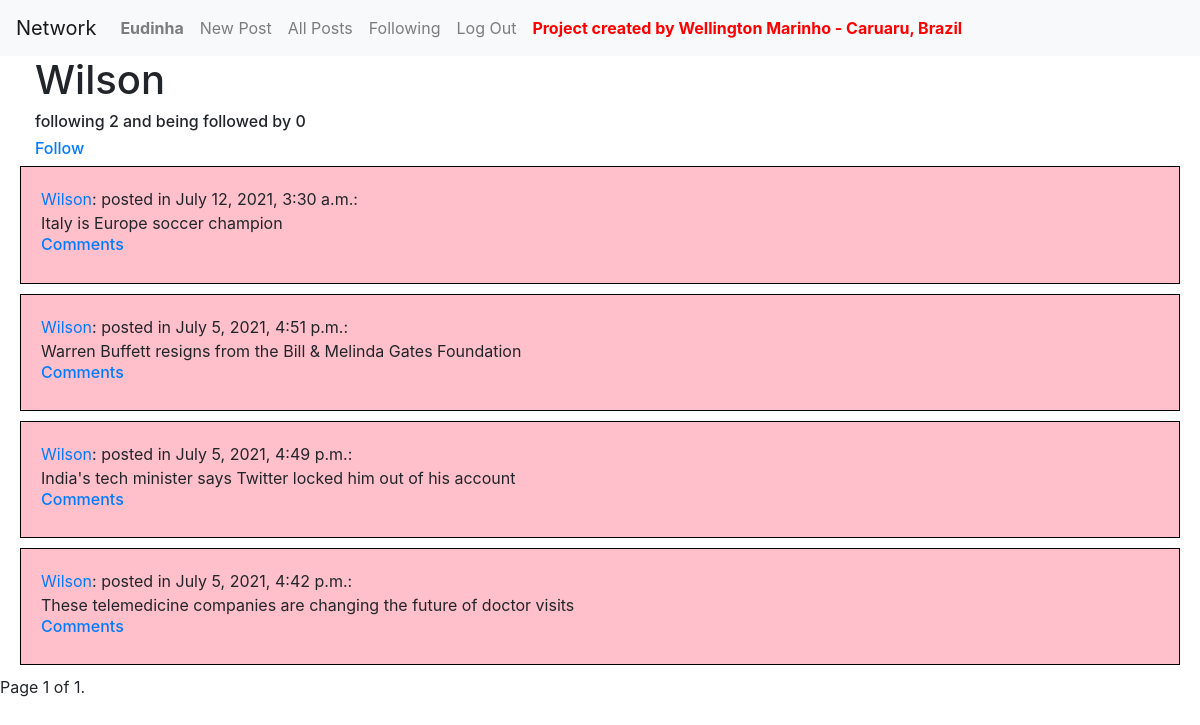
Page /profile/5 (signed in) on the committed database.
### network/models.py (models this page shows, shortened)
class User(AbstractUser):
    pass

class Post(models.Model):
    content = models.CharField(max_length=264)
    time_of_creation = models.DateTimeField(default=timezone.now)
    creator = models.ForeignKey(User, on_delete=models.CASCADE, related_name="posts")
    now = datetime.now()

### network/views.py (the view)
# urls.py: path("profile/<int:creator_id>", views.profile, name="profile"),
def profile(request, creator_id):
    username = request.user.username
    user = User.objects.get(username=username)
    user2 = User.objects.get(id=creator_id)
    post_list = Post.objects.filter(creator=user2)
    post_list = post_list.order_by("-time_of_creation").all()
    paginator = Paginator(post_list, 10) # Show 10 contacts per page.
    page_number = request.GET.get('page',)
    page_obj = paginator.get_page(page_number)
    wells = Follower.objects.all().filter(user=user)
    cont = Follower.objects.all().filter(user=user).count()
    w_cont = Follower.objects.all().filter(user=user2).count()
    x_cont = user.followed.all().count()
    z_cont = user2.followed.all().count()
    return render(request, 'network/profile.html', {'page_obj': page_obj, 'user': user, 'user2': user2, "w_cont": int(w_cont), "x_cont": int(x_cont), "z_cont": int(z_cont), 'cont': int(cont)})

### network/templates/network/profile.html (shortened to what this page needs)
{% extends "network/layout.html" %}
{% block body %}
        <h1 style="margin-left: 35px;">{{ user2.username }}</h1>
        {% if user != user2 %}
            <h6 style="margin-left: 35px;">following {{ w_cont }} and being followed by {{ z_cont }}</h6>
            {% if cont != 0 %}
                <h6><a style="margin-left: 35px;" href="{% url 'follower_del' user2.id %}">Stop Following</a></h6>
            {% else %}
                <h6><a style="margin-left: 35px;" href="{% url 'follower_add' user2.id %}">Follow</a></h6>
            {% endif %}
        {% endif %}
        {% for post in page_obj %}
            <div class="well">
              <a href="{% url 'profile' post.creator.id %}">{{ post.creator }}</a>: posted in {{ post.time_of_creation }}: <br> {{ post.content }} <br>
              <h6><a href="{% url 'comment' post.id %}">Comments</a></h6>
            </div>
        {% endfor %}
        <div class="pagination">
            <span class="step-links">
                <span class="current">
                    Page {{ page_obj.number }} of {{ page_obj.paginator.num_pages }}.
                </span>
            </span>
        </div>
{% endblock %}

### network/templates/network/layout.html (shortened to what this page needs)
{% load static %}
<!DOCTYPE html>
<html lang="en">
    <head>
        <link rel="stylesheet" href="https://stackpath.bootstrapcdn.com/bootstrap/4.4.1/css/bootstrap.min.css">
        <link href="{% static 'network/styles.css' %}" rel="stylesheet">
    </head>
    <body>
        <nav class="navbar navbar-expand-lg navbar-light bg-light">
            <a class="navbar-brand" href="#">Network</a>
            <div>
              <ul class="navbar-nav mr-auto">
                {% if user.is_authenticated %}
                    <li class="nav-item">
                        <a class="nav-link" href="#"><strong>{{ user.username }}</strong></a>
                    </li>
                {% endif %}
                <li class="nav-item">
                  <a class="nav-link" href="{% url 'index' %}">New Post</a>
                </li>
                <li class="nav-item">
                  <a class="nav-link" href="{% url 'all_posts' %}">All Posts</a>
                </li>
                {% if user.is_authenticated %}
                    <li class="nav-item">
                        <a class="nav-link" href="{% url 'follower_index' %}">Following</a>
                    </li>
                    <li class="nav-item">
                        <a class="nav-link" href="{% url 'logout' %}">Log Out</a>
                    </li>
                {% endif %}
                <li class="nav-item">
                    <a class="nav-link" href="#"><strong style="color: red;">Project created by Wellington Marinho - Caruaru, Brazil</strong></a>
                </li>
              </ul>
            </div>
          </nav>
        <div class="body">
            {% block body %}
            {% endblock %}
        </div>
    </body>
</html>

### network/templates/network/layout.html (style rules this page uses)
.well { background-color: pink; border: 1px solid black; padding: 20px; margin-bottom: 10px; margin-left: 20px; margin-right: 20px; }

### rows in the picture
User: username "Eudinha"
User: username "Wilson"
Post: creator "Wilson", time_of_creation "July 12, 2021, 3:30 a.m.", content "Italy is Europe soccer champion"
Post: creator "Wilson", time_of_creation "July 5, 2021, 4:51 p.m.", content "Warren Buffett resigns from the Bill & Melinda Gates Foundation"
Post: creator "Wilson", time_of_creation "July 5, 2021, 4:49 p.m.", content "India's tech minister says Twitter locked him out of his account"
Post: creator "Wilson", time_of_creation "July 5, 2021, 4:42 p.m.", content "These telemedicine companies are changing the future of doctor visits"

### other values in the picture
{{ w_cont }} "2"
{{ z_cont }} "0"
{{ page_obj.number }} "1"
{{ page_obj.paginator.num_pages }} "1"
